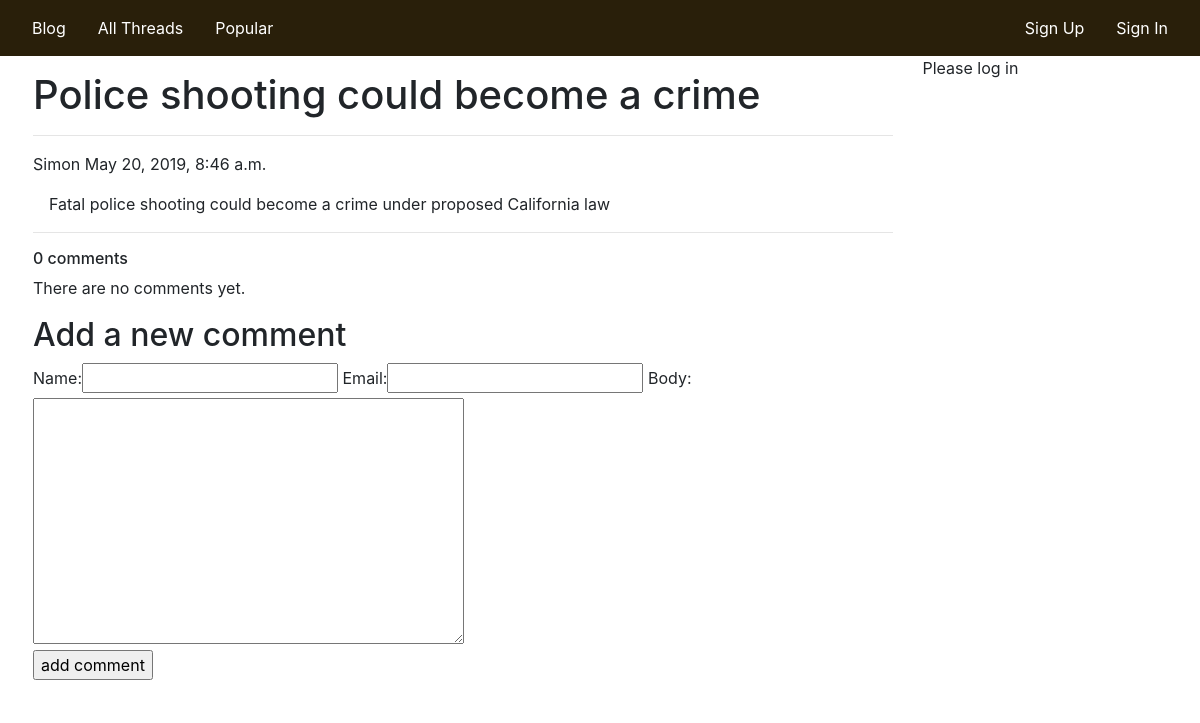
The page /blog/3/police-shooting-could-become-crime on the database as committed earlier.
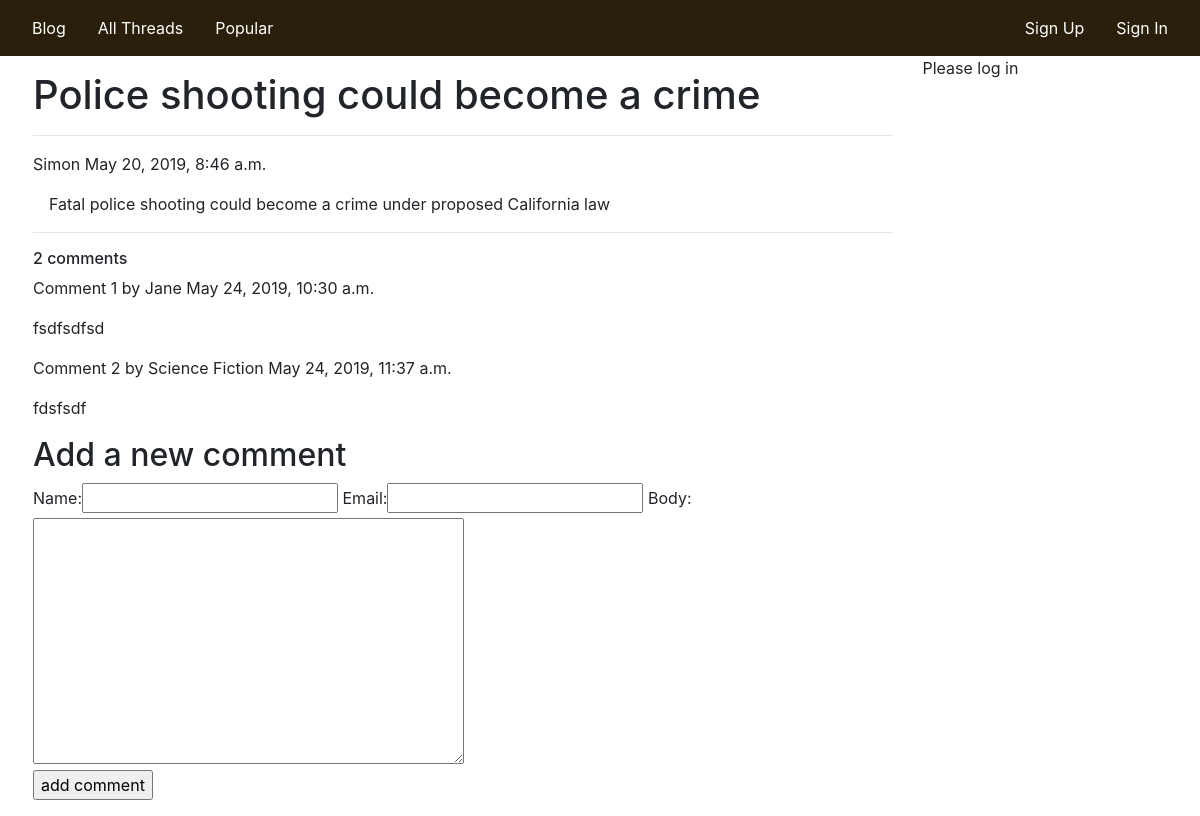
The same page on the database as committed later.
### blog/models.py (models this page shows, shortened)
class Comment(models.Model):
    post = models.ForeignKey(
        Post, on_delete=models.CASCADE, related_name='comments')
    name = models.CharField(max_length=80)
    email = models.EmailField()
    body = models.TextField()
    created = models.DateTimeField(auto_now_add=True)
    updated = models.DateTimeField(auto_now=True)
    approved = models.BooleanField(default=True)
    class Meta:
        ordering = ('created',)

### blog/views.py (the view)
def post_detail(request, pk, post):
    post = get_object_or_404(
        Post, id=pk, slug=post)
    comments = post.comments.filter(approved=True)
    new_comment = None
    if request.method == 'POST':
        comment_form = CommentForm(data=request.POST)
        if comment_form.is_valid():
            new_comment = comment_form.save(commit=False)
            new_comment.post = post
            new_comment.save()
    else:
        comment_form = CommentForm()
    return render(request,
                  'blog/post/detail.html',
                  {'post': post,
                   'comments': comments,
                   'new_comment': new_comment,
                   'comment_form': comment_form})

### blog/forms.py
class CommentForm(forms.ModelForm):
    class Meta:
        model = Comment
        fields = ('name', 'email', 'body')

### blog/templates/blog/post/detail.html
{%extends "blog/base.html"%} {%block content%}
<h1>{{ post.title }}</h1>
<hr />
<p>
  <span class="author">{{ post.author }}</span> {{ post.pub_date }}
</p>
<p class="post-content">{{ post.body }}</p>
<hr />
{% with comments.count as total_comments %}
<h6>{{ total_comments }} comment{{ total_comments | pluralize }}</h6>
{% endwith %} {% for comment in comments %}
<div class="comment">
  <p class="info">
    Comment {{ forloop.counter }} by {{ comment.name }} {{ comment.created }}
  </p>
  {{ comment.body | linebreaks }}
</div>
{% empty %}
<p>There are no comments yet.</p>
{% endfor %} {% if new_comment %}
<h4>Your comment has been added.</h4>
{%else%}
<h2>Add a new comment</h2>
<form method="POST">
  {{ comment_form.as_table }} {%csrf_token%}
  <p><input type="submit" value="add comment" /></p>
</form>
{%endif%} {%endblock%}

Rows that differ between the two databases and show on the page:
added Comment: name "Jane", created "May 24, 2019, 10:30 a.m.", body "fsdfsdfsd"
added Comment: name "Science Fiction", created "May 24, 2019, 11:37 a.m.", body "fdsfsdf"
Other text that changed with them:
{{ total_comments }}: "0" → "2"
text no longer shown: "There are no comments yet."
